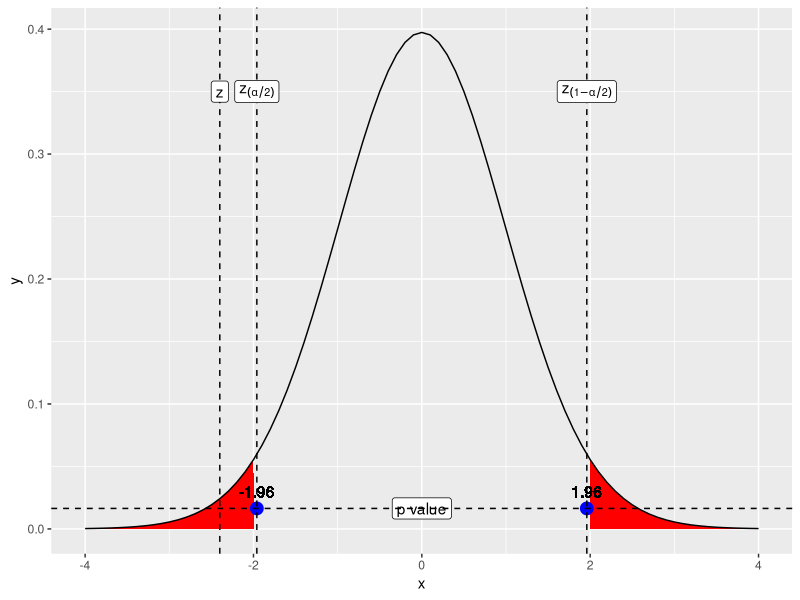

Source code (R):
library(tidyverse)
library(ggplot2)

n = 64 # sample size
s = 50 # standard deviation
x_bar = 150 # sample average
mu_0 = 165
alpha = 0.05

z = (x_bar - mu_0)/(s/sqrt(n))  # test statistic 
z.half.alpha = qnorm(1-alpha/2)
p_value = 2 * pnorm(z) # two−tailed p−value

p_value

x = seq(-4, 4, 0.1) # sequence from -4 to 4 in increments of 0.1
y = dt(x, df=n-1)   # probability density of the t distribution

dist = data.frame(x=x,y=y)

#Plot with ggplot
ggplot(dist, aes(x,y)) + 
  annotate(geom = "label", x = 0,y = p_value,label = "p value", parse = FALSE) +
  geom_area(data = subset(dist, x <= -z.half.alpha), aes(x=x, y=y), fill="red")+
  geom_area(data = subset(dist, x >= z.half.alpha), aes(x=x, y=y), fill="red")+
  annotate(geom = "point", x=-z.half.alpha, y=p_value,color = "blue", size = 4)+
  annotate(geom = "point", x=z.half.alpha, y=p_value,color = "blue", size = 4)+
  geom_text(x=-z.half.alpha, y=0.03, label="-1.96", col="Black")+
  geom_text(x=z.half.alpha, y=0.03, label="1.96", col="Black")+
  geom_line() +                     
  geom_vline(xintercept = -z.half.alpha,linetype="dashed") +       
  annotate(geom = "label",x = -z.half.alpha,y = 0.35,label = "z[(alpha/2)]",parse = TRUE) +          
  geom_vline(xintercept = z,linetype="dashed") + 
  annotate(geom = "label", x = z,y = 0.35,label = "z",parse = FALSE)+          
  geom_vline(xintercept = z.half.alpha,linetype="dashed") +            
  annotate(geom = "label",x = z.half.alpha, y = 0.35,label = "z[(1-alpha/2)]",parse = TRUE)+          
  geom_hline(yintercept = p_value, linetype="dashed")